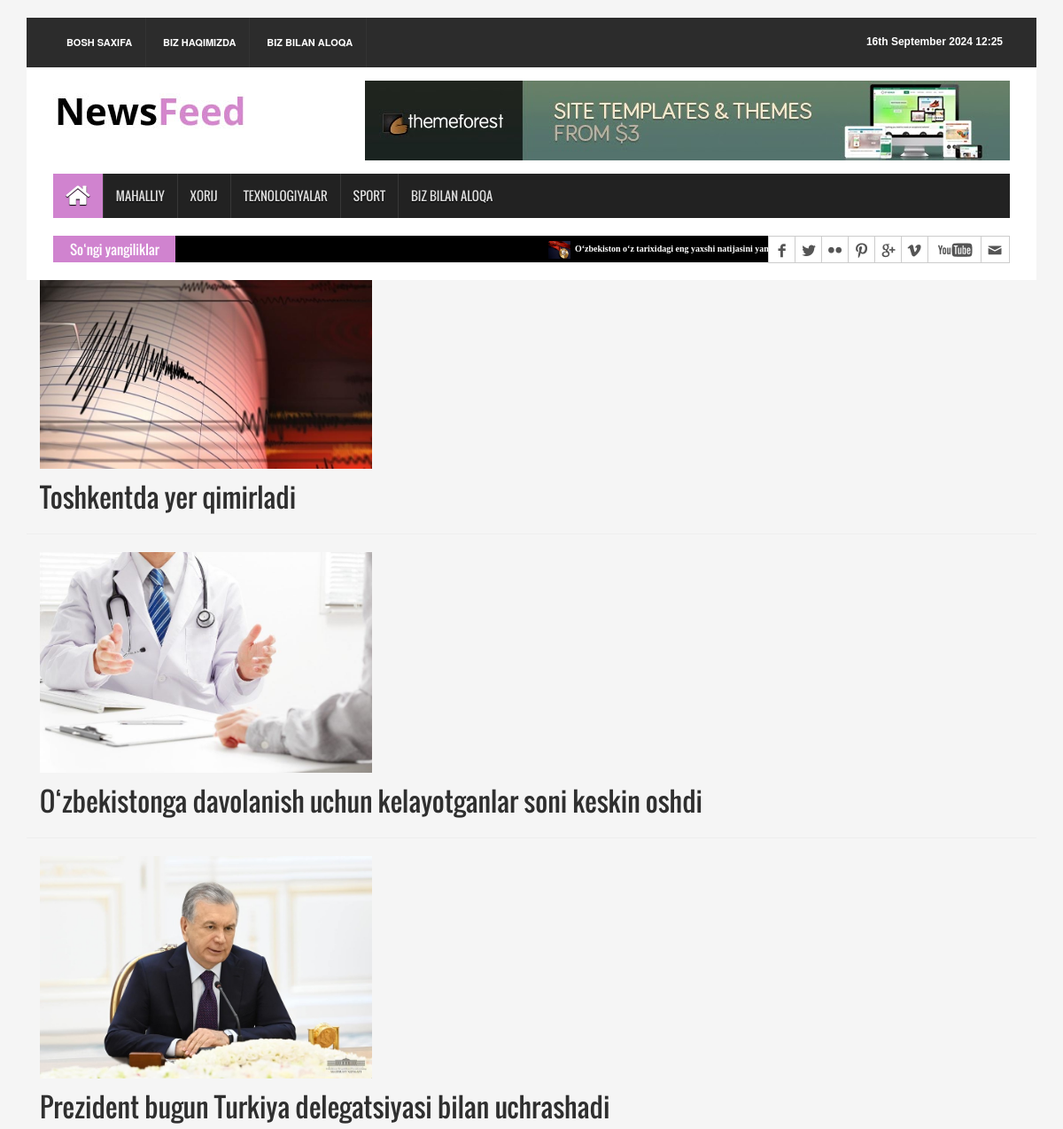
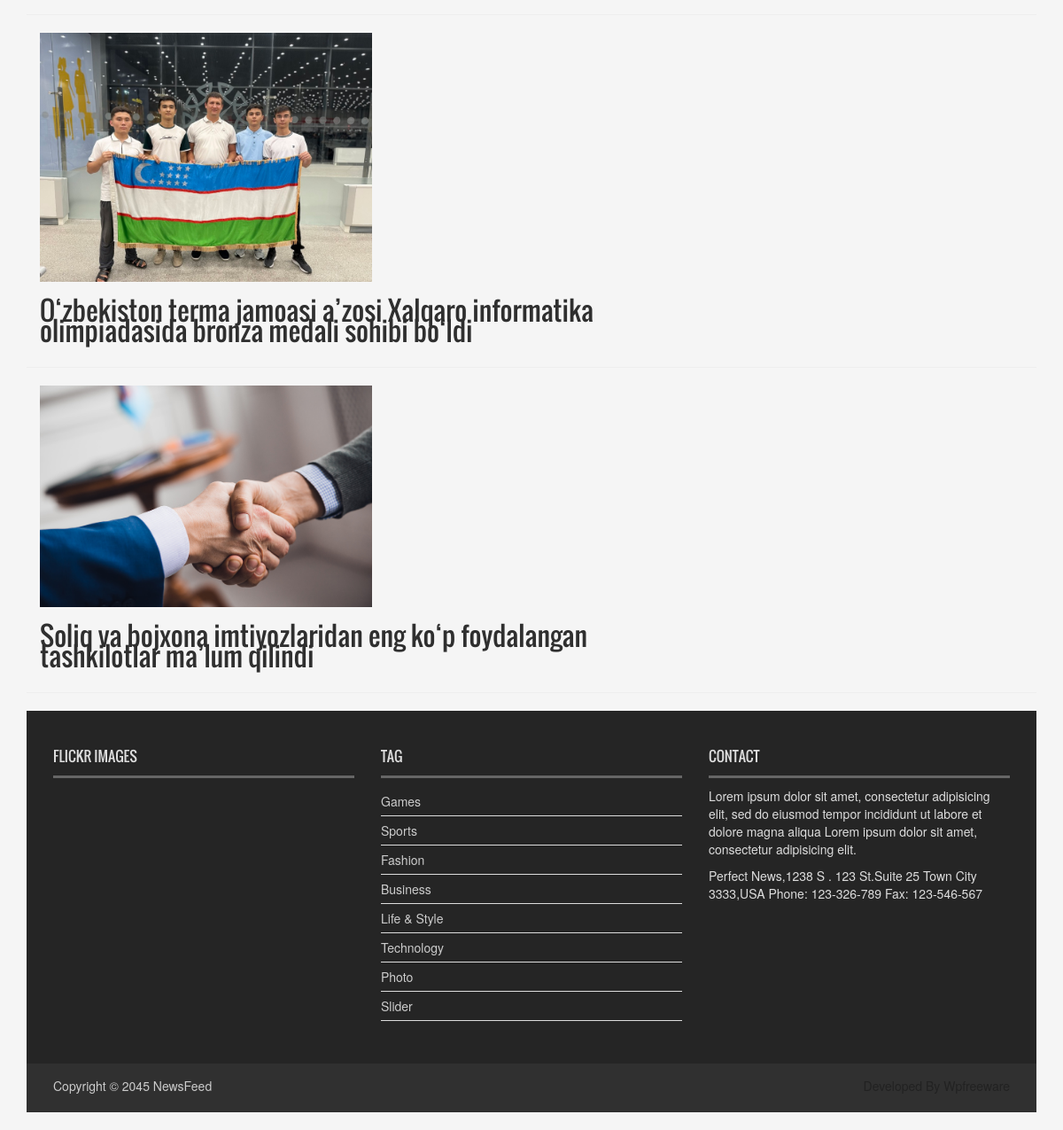
The page /local_news/ on the database its author committed (2 pictures, top to bottom).
### news_app/models.py (models this page shows, shortened)
class News(models.Model):
    class Status(models.TextChoices):
        Draft = "DF", "Draft"
        Published = "PB", "Published"
    title = models.CharField(max_length=250)
    slug = models.SlugField(max_length=250)
    body = models.TextField()
    image = models.ImageField(upload_to='news/images')
    category = models.ForeignKey(Category, on_delete=models.CASCADE)
    publish_time = models.DateTimeField(default=timezone.now)
    created_time = models.DateTimeField(auto_now_add=True)
    updated_time = models.DateTimeField(auto_now=True)
    status = models.CharField(
        max_length=2,
        choices=Status.choices,
        default=Status.Draft
    )
    objects = models.Manager()
    published = PublishedNewsManager()
    class Meta:
        ordering = ["-publish_time"]
    def get_absolute_url(self):
        return reverse("get_news_detail", args=[self.slug])

### news_app/views.py (the view)
# urls.py: path('local_news/', LocalNewsView.as_view(), name="local_news"),
class LocalNewsView(ListView):
    model = News
    template_name = 'news/local_news.html'
    context_object_name = 'local_news'
    def get_queryset(self):
        news = self.model.published.all().filter(category__name="Mahalliy")
        return news

### news_app/context_processor.py (called while the page is built)
def latest_news(request):
    latest_news = News.published.all().order_by("-publish_time")[:10]
    categories = Category.objects.all()
    context = {
        "latest_news": latest_news,
        "categories": categories
    }
    return context

### news_app/models.py (called while the page is built)
    def get_queryset(self):
        return super().get_queryset().filter(status=News.Status.Published)

### templates/news/local_news.html (shortened to what this page needs)
{% extends 'news/base.html' %}
{% load static %}
{% block content %}
    {% for news in local_news %}
        <div class="container">
            <div class="row">
                <div class="col-sm-8">
                    <a href="{{ news.get_absolute_url }}">
                        <img src="{{ news.image.url }}" alt="{{ news.title }}" style="width: 50%">
                        <h2>{{ news.title }}</h2>
                    </a>
                </div>
            </div>
        </div>
        <hr>
    {% endfor %}
{% endblock %}

### templates/news/base.html (shortened to what this page needs)
{% load static %}
<!DOCTYPE html>
<html>
<head>
<link rel="stylesheet" type="text/css" href="{% static 'css/bootstrap.min.css' %}">
<link rel="stylesheet" type="text/css" href="{% static 'css/font-awesome.min.css' %}">
<link rel="stylesheet" type="text/css" href="{% static 'css/animate.css' %}">
<link rel="stylesheet" type="text/css" href="{% static 'css/font.css' %}">
<link rel="stylesheet" type="text/css" href="{% static 'css/li-scroller.css' %}">
<link rel="stylesheet" type="text/css" href="{% static 'css/slick.css' %}">
<link rel="stylesheet" type="text/css" href="{% static 'css/jquery.fancybox.css' %}">
<link rel="stylesheet" type="text/css" href="{% static 'css/theme.css' %}">
<link rel="stylesheet" type="text/css" href="{% static 'css/style.css' %}">
</head>
<body>
  <div class="container">
    <header id="header">
      <div class="row">
        <div class="col-lg-12 col-md-12 col-sm-12">
          <div class="header_top">
            <div class="header_top_left">
              <ul class="top_nav">
                <li><a href="{% url 'home_page' %}">Bosh saxifa</a></li>
                <li><a href="#">Biz haqimizda</a></li>
                <li><a href="{% url 'contact_page' %}">Biz bilan aloqa</a></li>
              </ul>
            </div>
            <div class="header_top_right">
              <p>{% now "jS F Y H:i" %}</p>
            </div>
          </div>
        </div>
        <div class="col-lg-12 col-md-12 col-sm-12">
          <div class="header_bottom">
            <div class="logo_area"><a href="index.html" class="logo"><img src="{% static 'images/logo.jpg' %}" alt=""></a></div>
            <div class="add_banner"><a href="#"><img src="{% static 'images/addbanner_728x90_V1.jpg' %}" alt=""></a></div>
          </div>
        </div>
      </div>
    </header>
    <section id="navArea">
      <nav class="navbar navbar-inverse" role="navigation">
        <div id="navbar" class="navbar-collapse collapse">
          <ul class="nav navbar-nav main_nav">
            <li class="active"><a href="{% url 'home_page' %}"><span class="fa fa-home desktop-home"></span><span class="mobile-show">Home</span></a></li>
            <li><a href="{% url 'local_news' %}">Mahalliy</a></li>
            <li><a href="{% url 'foreign_news' %}">Xorij</a></li>
            <li><a href="{% url 'tech_news' %}">Texnologiyalar</a></li>
            <li><a href="{% url 'sport_news' %}">Sport</a></li>
            <li><a href="{% url 'contact_page' %}">Biz bilan aloqa</a></li>
          </ul>
        </div>
      </nav>
    </section>
    <section id="newsSection">
      <div class="row">
        <div class="col-lg-12 col-md-12">
          <div class="latest_newsarea"> <span>So‘ngi yangiliklar</span>
            <ul id="ticker01" class="news_sticker">
              {% for news in latest_news %}
                <li><a href="#"><img src="{{ news.image.url }}" alt="">{{ news.title }}</a></li>
              {% endfor %}
            </ul>
            <div class="social_area">
              <ul class="social_nav">
                <li class="facebook"><a href="#"></a></li>
                <li class="twitter"><a href="#"></a></li>
                <li class="flickr"><a href="#"></a></li>
                <li class="pinterest"><a href="#"></a></li>
                <li class="googleplus"><a href="#"></a></li>
                <li class="vimeo"><a href="#"></a></li>
                <li class="youtube"><a href="#"></a></li>
                <li class="mail"><a href="#"></a></li>
              </ul>
            </div>
          </div>
        </div>
      </div>
    </section>
    {% block content %}
    {% endblock %}
    <footer id="footer">
      <div class="footer_top">
        <div class="row">
          <div class="col-lg-4 col-md-4 col-sm-4">
            <div class="footer_widget wow fadeInLeftBig">
              <h2>Flickr Images</h2>
            </div>
          </div>
          <div class="col-lg-4 col-md-4 col-sm-4">
            <div class="footer_widget wow fadeInDown">
              <h2>Tag</h2>
              <ul class="tag_nav">
                <li><a href="#">Games</a></li>
                <li><a href="#">Sports</a></li>
                <li><a href="#">Fashion</a></li>
                <li><a href="#">Business</a></li>
                <li><a href="#">Life &amp; Style</a></li>
                <li><a href="#">Technology</a></li>
                <li><a href="#">Photo</a></li>
                <li><a href="#">Slider</a></li>
              </ul>
            </div>
          </div>
          <div class="col-lg-4 col-md-4 col-sm-4">
            <div class="footer_widget wow fadeInRightBig">
              <h2>Contact</h2>
              <p>Lorem ipsum dolor sit amet, consectetur adipisicing elit, sed do eiusmod tempor incididunt ut labore et dolore magna aliqua Lorem ipsum dolor sit amet, consectetur adipisicing elit.</p>
              <address>
              Perfect News,1238 S . 123 St.Suite 25 Town City 3333,USA Phone: 123-326-789 Fax: 123-546-567
              </address>
            </div>
          </div>
        </div>
      </div>
      <div class="footer_bottom">
        <p class="copyright">Copyright &copy; 2045 <a href="index.html">NewsFeed</a></p>
        <p class="developer">Developed By Wpfreeware</p>
      </div>
    </footer>
  </div>
</body>

### static/css/li-scroller.css (style rules this page uses)
ul.newsticker { position:relative; left:750px; font:bold 10px Verdana; list-style-type:none; margin:0; padding:0 }
ul.newsticker li { float:left; margin:0; padding:0 }
ul.newsticker a { white-space:nowrap; padding:0; color:#fff; margin:0 50px 0 0 }
ul.newsticker a > img { height:20px; margin-right:5px; width:25px }

### static/css/theme.css (style rules this page uses)
.navbar-inverse .navbar-nav > .active > a, .navbar-inverse .navbar-nav > .active > a:hover, .navbar-inverse .navbar-nav > .active > a:focus { background-color:#d083cf }
.latest_newsarea span { background:none repeat scroll 0 0 #d083cf }

### rows shown on the page
News: image (picture), title "O‘zbekiston o‘z tarixidagi eng yaxshi natijasini yangiladi"
News: image (picture), title "Toshkentda yer qimirladi"
News: image (picture), title "O‘zbekistonga davolanish uchun kelayotganlar soni keskin oshdi"
News: image (picture), title "Prezident bugun Turkiya delegatsiyasi bilan uchrashadi"
News: image (picture), title "O‘zbekiston terma jamoasi a’zosi Xalqaro informatika olimpiadasida bronza medali sohibi bo‘ldi"
News: image (picture), title "Soliq va bojxona imtiyozlaridan eng ko‘p foydalangan tashkilotlar ma’lum qilindi"
